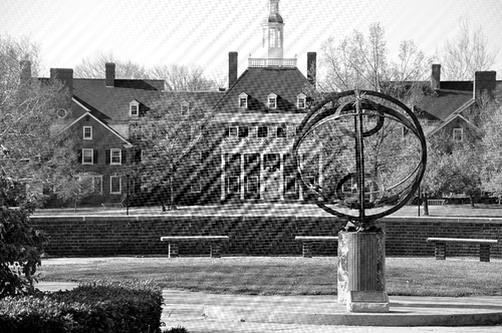
%> input picture hmw7/noised_image2.jpg, 502 x 333 px
$ octave HW8_Starting_Point_2020.m   (GNU Octave 9; MATLAB toolbox functions it lacks are replaced by stand-ins)
%> lines starting %> are read from the running program, lines starting %| are printed output that depends on the picture
clear;
close all
%% Reading Image
A = imread('noised_image2.jpg');
%> A is the input picture: size 333x502 uint8; min 0, max 255, mean 134.5
figure
imshow(A);
title('Corrupted Image');
mag=fftshift(abs(fft2(double(A))));
S=size(mag);
%> S = [333 502]

figure
image(uint8(20*log10(mag)));
colormap(gray(256));
title('Spectrum of Corrupted Image');
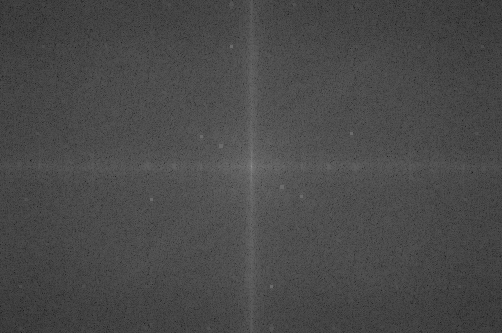
%> displayed picture: size 333x502x3, on the screen's scale of 0 to 255; min 24, max 147, mean 73.3

%% By try and error,we can identify the center point of interference and design the notch filter
%% You will be much better off to write a subroutine for notch filter

notch_filter=ones(size(mag));
D=36;
for k1=1:S(1)
    for k2=1:S(2)
        notch_filter_1(k1,k2)=1/(1+D/((k1-47)^2+(k2-231)^2))*1/(1+D/((k1-137)^2+(k2-202)^2))*1/(1+D/((k1-147)^2+(k2-222)^2))*1/(1+D/((k1-200)^2+(k2-152)^2));
        notch_filter_2(k1,k2)=1/(1+D/((k1-S(1)+47)^2+(k2-S(2)+231)^2))*1/(1+D/((k1-S(1)+137)^2+(k2-S(2)+202)^2))*1/(1+D/((k1-S(1)+147)^2+(k2-S(2)+222)^2))*1/(1+D/((k1-S(1)+200)^2+(k2-S(2)+152)^2));
        notch_filter(k1,k2)=notch_filter_1(k1,k2)*notch_filter_2(k1,k2);
    end
end
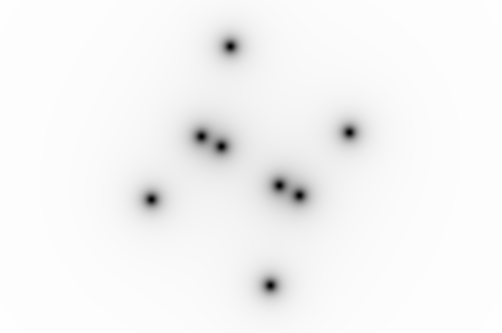
%> notch_filter: size 333x502 double; min 0, max 0.997, mean 0.963
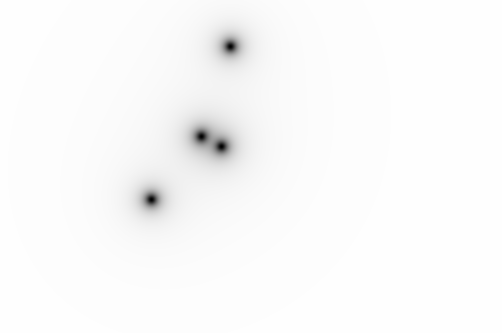
%> notch_filter_1: size 333x502 double; min 0, max 0.999, mean 0.981
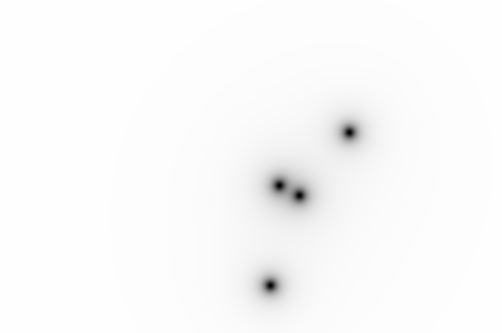
%> notch_filter_2: size 333x502 double; min 0, max 0.999, mean 0.981; mean of the top-left, top-right, bottom-left and bottom-right quarters 0.996, 0.979, 0.992, 0.96

figure
image(uint8(20*log10(mag.*notch_filter)));
colormap(gray(256));
title('Spectrum of Filtered Image');
comp_A=real(ifft2(fft2(double(A)).*fftshift(notch_filter)));
figure
imshow(uint8(comp_A))
title('Notch Filter Output');

%% Based on notch filter, we can design notch pass filter
notch_pass=1-notch_filter;
interference_A=real(ifft2(fft2(double(A)).*fftshift(notch_pass)));
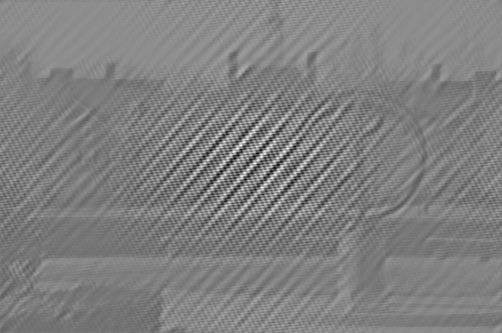
%> interference_A: size 333x502 double; min -91.4, max 113.6, mean 11.8; drawn with min black and max white
figure
imshow(uint8(interference_A))
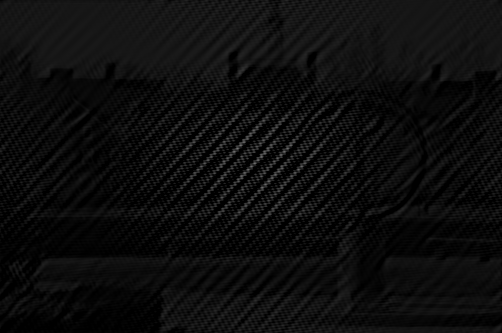
%> displayed picture: size 333x502, on the screen's scale of 0 to 255; min 0, max 114, mean 13.2
title('Interference');
M=11;
d_A=double(A);
w=ones(size(A));
for k1=1:floor(S(1)/M)
    for k2=1:floor(S(2)/M)
        win_img=d_A((k1-1)*M+(1:M),(k2-1)*M+(1:M));
        win_int=interference_A((k1-1)*M+(1:M),(k2-1)*M+(1:M));
        temp=win_img.*win_int;
        ave_1=mean(temp(:));
        ave_2=mean(win_img(:))*mean(win_int(:));
        ave_3=mean(win_int(:).^2);
        ave_4=mean(win_int(:))^2;
        w((k1-1)*M+(1:M),(k2-1)*M+(1:M))=max(min(1,(ave_1-ave_2)/(ave_3-ave_4)),0);
        % you might try to remove the minimum command to see what happens
    end
end
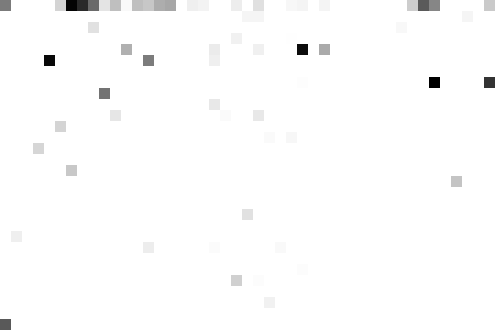
%> w: size 333x502 double; min 0, max 1, mean 0.989
comp_A2=d_A-w.*interference_A;
figure
imshow(uint8(comp_A2))
title('Optimum Notch Filter');
